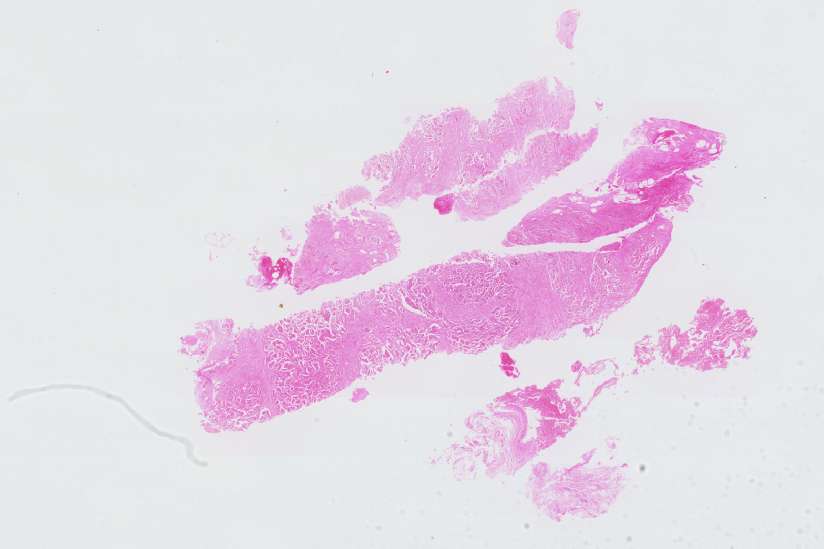
#> input picture images/16.png, 1648 x 1097 px (shown at 1/2 size)
$ python RAG.py
#> lines starting #> are read from the running program, lines starting #| are printed output that depends on the picture
from skimage import data, io, segmentation, color
from skimage.future import graph
from skimage.measure import regionprops
import numpy as np
import cv2;
from PIL import Image;
from matplotlib import pyplot as plt, colors
import openslide

# slide = openslide.OpenSlide('/home/qinhangyu/data/11/乳腺/2019-11-19 16.21.54.ndpi');
def _weight_mean_color(graph, src, dst, n):
    ''':cvar
    Callback to handle merging nodes by recomputing mean color.
    The method expects that the mean color of `dst` is already computed.

    :parameters
    -------
    graph : RAG(Region Adjacency Graph)
        the graph under consideration.
    src, dst : int
        The vertices in `graph` to be merged.
    n : int
        A neighbot of `src` or `dst` or both.
    :return
    data: dict
        A dictionary with the `weight` attribute set as the absolute
        difference of the mean color between node `dst` and `n`.
    '''

    diff = graph.nodes[dst]['mean color'] - graph.nodes[n]['mean color']
    diff = np.linalg.norm(diff)
    return {'weight': diff}

def merge_mean_color(graph, src ,dst):
    ''':cvar
    Callback called before merging two nodes of a mean color distance graph.
    This method computes the mean color of 'dst'.
    :parameter
    -----------
    graph: RAG
        The graph under consideration.
    src, dst : int
        The vertices in `graph` to be merged.
    '''

    graph.nodes[dst]['total color'] += graph.nodes[src]['total color']
    graph.nodes[dst]['pixel count'] += graph.nodes[src]['pixel count']
    graph.nodes[dst]['mean color'] = (graph.nodes[dst]['total color'] / graph.nodes[dst]['pixel count'])

img = Image.open('../images/16.png')
#> img is the input picture: PIL image 1648x1097 RGB; mean R, G, B 229.9, 217.4, 230.7
img = img.convert("RGB")

img = np.array(img)
# print(img)
# print("img:", img.shape)
# print("img:", type(img))


labels = segmentation.slic(img, compactness=10, n_segments=80000)
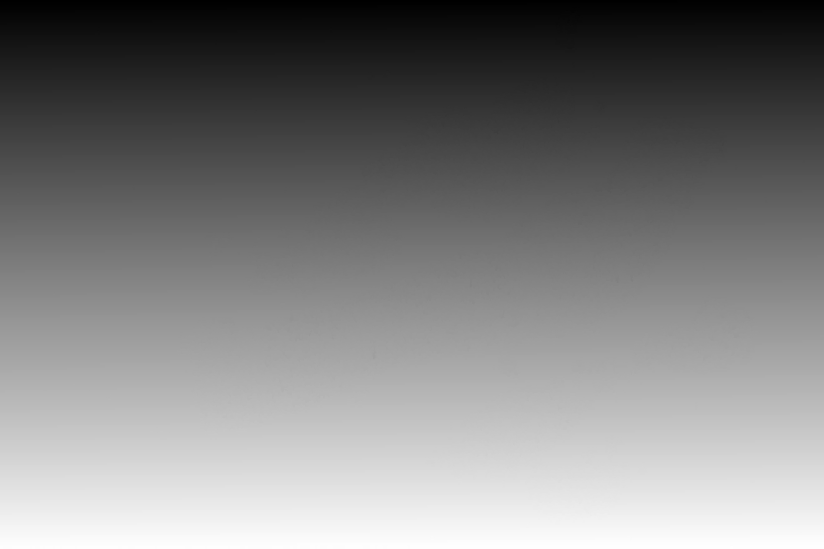
#> labels: shape (1097, 1648) int64 (shown at 1/2 size); min 1, max 68895, mean 34650.5; drawn with min black and max white
#> (the run stopped early here; a loop or call above may not have finished)
